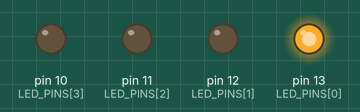
The sketch below on a simulated Arduino Uno, built with avr-gcc and run on an emulated ATmega328P. Parts: output pins drawn as LEDs (lit = HIGH).

Above: at 0.5 s.
At 2.5 s:
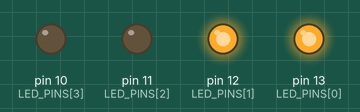
At 4.5 s:
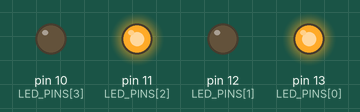
At 8.5 s:
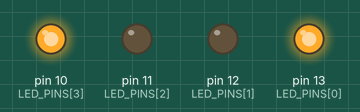
At 12.5 s:
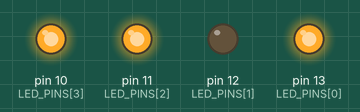
At 16.5 s:
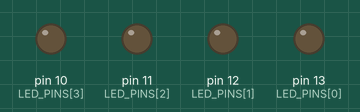
Timing chart, 0 to 20.7 s (numbered marks = the images above):
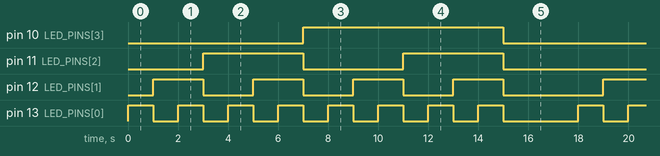

The sketch:

assignment_5.ino
```cpp
/* count 1-15 but in binary */

const uint8_t LED_PINS[] = {13, 12, 11, 10};
const uint8_t LED_PIN_COUNT = 4;

const uint8_t COUNT_TO = 15;
const uint16_t DEFAULT_DELAY = 420;

const uint16_t SECOND = 1000;

void setup() {
    for (const auto pin: LED_PINS) {
        pinMode(pin, OUTPUT);
    }
}

void loop() {
    for (uint8_t x = 1; x <= COUNT_TO; x++) {
        for (uint8_t i = 0; i < LED_PIN_COUNT; i++) {
            digitalWrite(LED_PINS[i], (x >> i) & 1);
        }
        delay(SECOND);
    }

    for (const auto pin: LED_PINS) {
        digitalWrite(pin, LOW);
    }
    delay(SECOND*3);
}
```

Measured:
- by itself, pin 10 (LED_PINS[3]): alternates HIGH for 8.0 s and LOW for 10.0 s
- by itself, pin 11 (LED_PINS[2]): LOW → HIGH at 3.0 s, → LOW 4.0 s later, → HIGH 4.0 s later, → LOW 4.0 s later, … (9 changes in this stretch)
- by itself, pin 12 (LED_PINS[1]): repeats every 18.0 s: 3 × (LOW 2.0 s, HIGH 2.0 s), LOW 4.0 s, HIGH 2.0 s
- by itself, pin 13 (LED_PINS[0]): repeats every 18.0 s: 7 × (LOW 1.0 s, HIGH 1.0 s), LOW 3.0 s, HIGH 1.0 s
